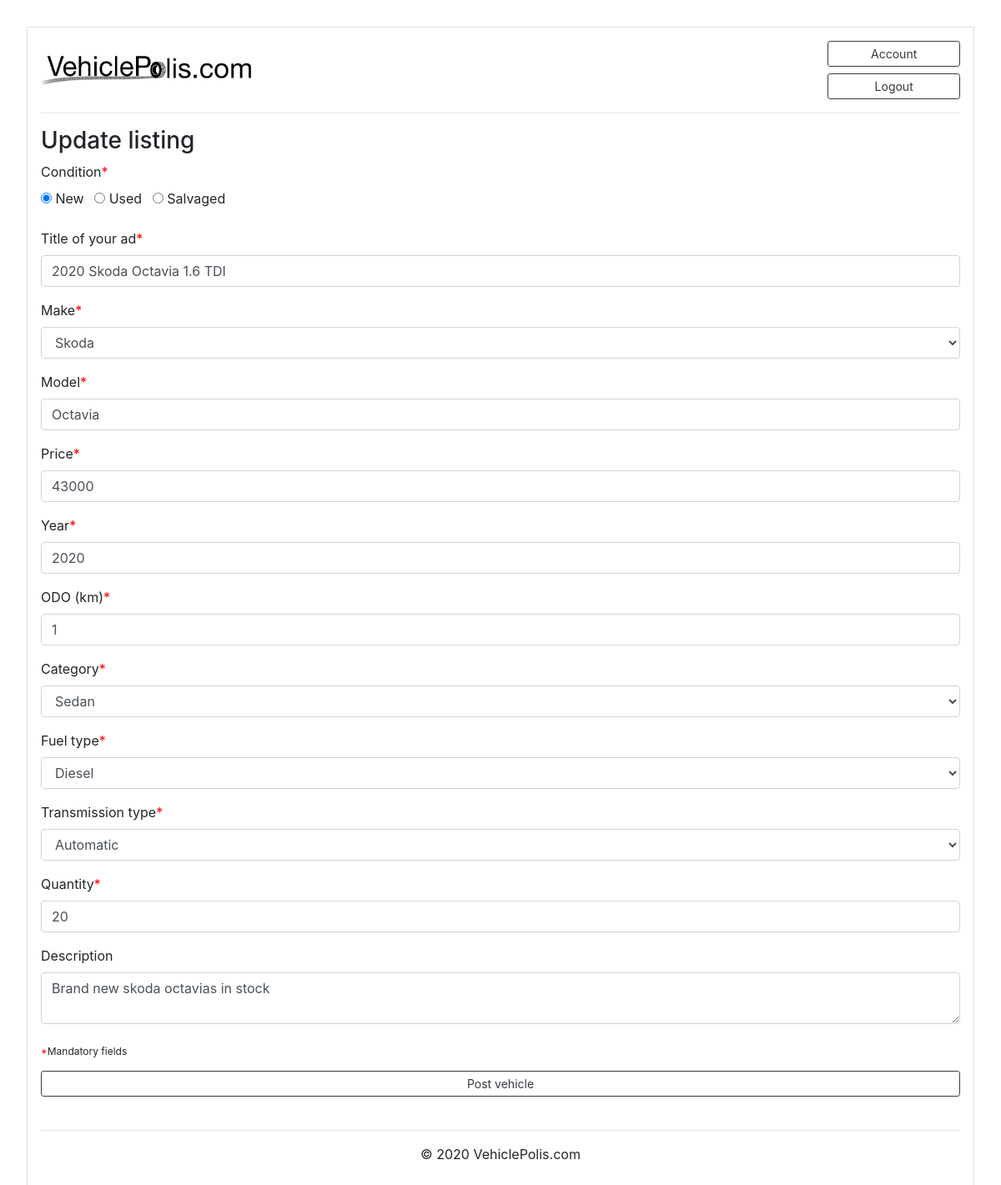
The app's page /item_details/8/update (signed in), older data.
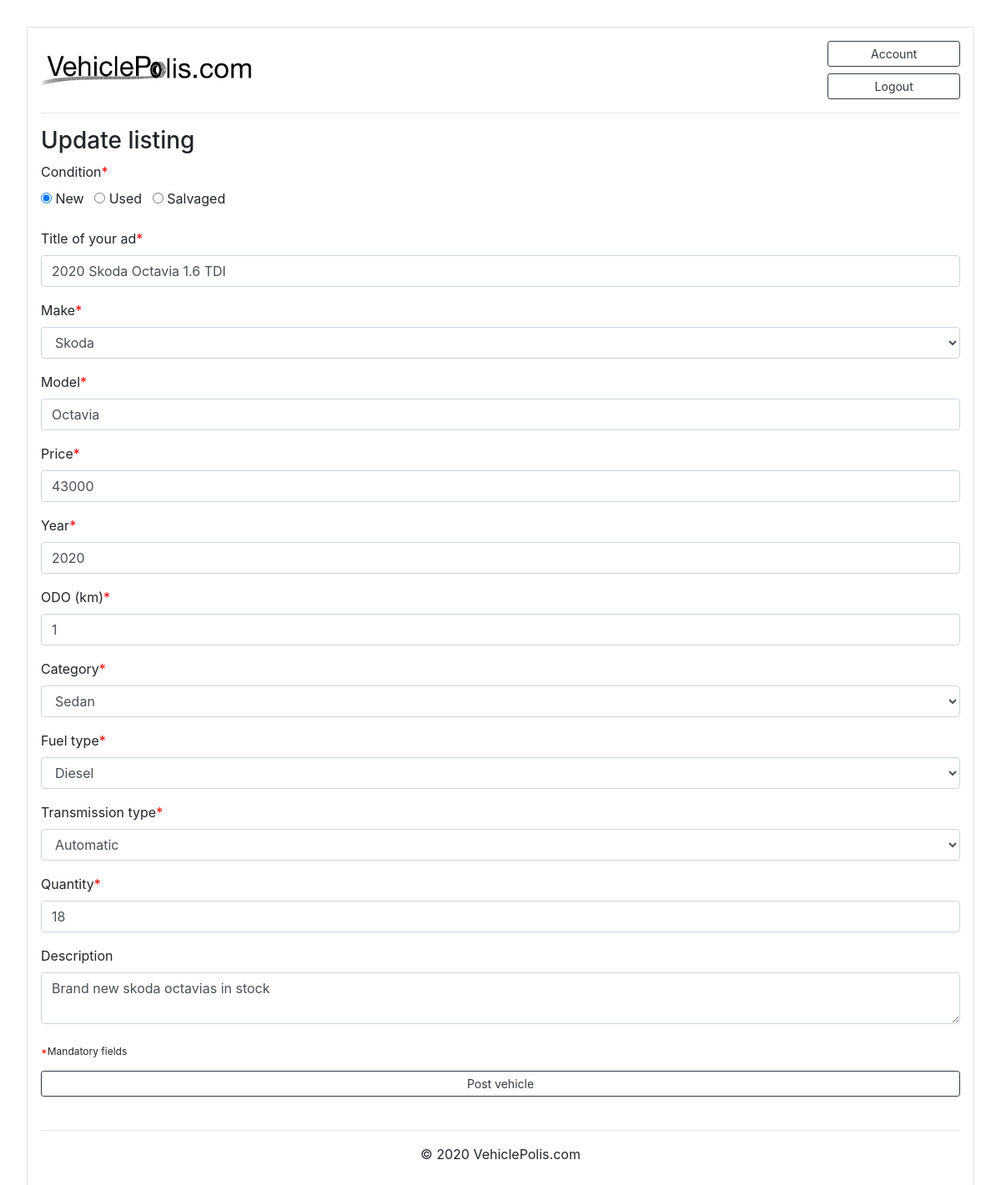
The same page, newer data.
### marketplace/models.py (models this page shows, shortened)
class Post(db.Model):
    id = db.Column(db.Integer, primary_key=True)
    condition = db.Column(db.String(100), nullable=False)
    title = db.Column(db.String(100), nullable=False)
    make = db.Column(db.String(100), nullable=False)
    model = db.Column(db.String(100), nullable=False)
    price = db.Column(db.Integer(), nullable=False)
    year = db.Column(db.Integer(), nullable=False)
    ODO = db.Column(db.Integer(), nullable=False)
    category = db.Column(db.String(100), nullable=False)
    fuel = db.Column(db.String(100), nullable=False)
    transmission = db.Column(db.String(100), nullable=False)
    quantity = db.Column(db.Integer(), nullable=False)
    date_posted = db.Column(db.DateTime, nullable=False, default=datetime.now)
    description = db.Column(db.Text, nullable=True)
    image_file = db.Column(db.String(20), nullable=False, default='default.png')
    user_id = db.Column(db.Integer, db.ForeignKey('user.id'), nullable=False)
    orders = db.relationship('Order', backref='item', lazy=True)
    reviews = db.relationship('Review', backref='item', lazy=True)

### marketplace/routes.py (the view)
@current_app.route("/item_details/<int:post_id>/update", methods=['GET','POST'])
@login_required
def update_post(post_id):
    searchform = SearchForm()
    post = Post.query.get_or_404(post_id)
    if post.author != current_user:
        abort(403)
    form = PostForm()
    if form.validate_on_submit():
        post.title = form.title.data
        post.make = form.make.data
        post.condition = form.condition.data
        post.model = form.model.data
        post.price = form.price.data
        post.year = form.year.data
        post.ODO = form.ODO.data
        post.category = form.category.data
        post.fuel = form.fuel.data
        post.transmission = form.transmission.data
        post.description = form.description.data
        post.quantity = form.quantity.data
        db.session.commit()
        flash('Your listing has been updated!', 'success')
        return redirect(url_for('post', post_id=post.id))
    elif request.method == 'GET':
        form.title.data = post.title
        form.make.data = post.make
        form.condition.data = post.condition
        form.model.data = post.model
        form.price.data = post.price
        form.year.data = post.year
        form.ODO.data = post.ODO
        form.category.data = post.category
        form.fuel.data = post.fuel
        form.transmission.data = post.transmission
        form.quantity.data = post.quantity
        form.description.data = post.description
    return render_template('add_item.html', searchform=searchform, form=form, legend='Update listing')

### marketplace/forms.py
class SearchForm(FlaskForm):
    text = StringField('Search')
    submit = SubmitField('Search')

### marketplace/models.py (called while the page is built)
@login_manager.user_loader
def load_user(user_id):
    return User.query.get(int(user_id))

### marketplace/templates/add_item.html (shortened to what the changed rows need)
{% extends "base.html" %}
{% block content %}
<div class="row">
  <div class="col-xl-12">
<form method="POST" action="" enctype="multipart/form-data">
  <fieldset class="form-group">
    <div class="form-group">
      {{ form.title.label }}<font color="red">*</font><br>
      {% if form.title.errors %}
          {{ form.title(class="form-control is-invalid") }}
          <div class="invalid-feedback">
              {% for error in form.title.errors %}
                  <span>{{ error }}</span>
              {% endfor %}
          </div>
      {% else %}
          {{ form.title(class="form-control", placeholder="Enter title of your listing") }}
      {% endif %}
    </div>
    <div class="form-group">
      {{ form.make.label }}<font color="red">*</font>
      <br>
      {{ form.make(class="form-control") }}
    </div>
    <div class="form-group">
      {{ form.model.label }}<font color="red">*</font>
      {% if form.model.errors %}
          {{ form.model(class="form-control is-invalid") }}
          <div class="invalid-feedback">
              {% for error in form.model.errors %}
                  <span>{{ error }}</span>
              {% endfor %}
          </div>
      {% else %}
          {{ form.model(class="form-control", placeholder="Enter model") }}
      {% endif %}
    </div>
    <div class="form-group">
      {{ form.price.label }}<font color="red">*</font>
      {% if form.price.errors %}
          {{ form.price(class="form-control is-invalid") }}
          <div class="invalid-feedback">
              {% for error in form.price.errors %}
                  <span>{{ error }}</span>
              {% endfor %}
          </div>
      {% else %}
          {{ form.price(class="form-control", placeholder="Enter price in AUD") }}
      {% endif %}
    </div>
    <div class="form-group">
      {{ form.year.label }}<font color="red">*</font>
      {% if form.year.errors %}
          {{ form.year(class="form-control is-invalid") }}
          <div class="invalid-feedback">
              {% for error in form.year.errors %}
                  <span>{{ error }}</span>
              {% endfor %}
          </div>
      {% else %}
          {{ form.year(class="form-control", placeholder="Enter year of manufacture") }}
      {% endif %}
    </div>
    <div class="form-group">
      {{ form.ODO.label }}<font color="red">*</font>
      {% if form.ODO.errors %}
          {{ form.ODO(class="form-control is-invalid") }}
          <div class="invalid-feedback">
              {% for error in form.ODO.errors %}
                  <span>{{ error }}</span>
              {% endfor %}
          </div>
      {% else %}
          {{ form.ODO(class="form-control", placeholder="Enter ODO in km") }}
      {% endif %}
    </div>
    <div class="form-group">
      {{ form.category.label(class="form-control-label") }}<font color="red">*</font>
      <br>
      {{ form.category(class="form-control") }}
    </div>
    <div class="form-group">
      {{ form.fuel.label(class="form-control-label") }}<font color="red">*</font>
      <br>
      {{ form.fuel(class="form-control") }}
    </div>
    <div class="form-group">
      {{ form.transmission.label(class="form-control-label") }}<font color="red">*</font>
      <br>
      {{ form.transmission(class="form-control") }}
    </div>
    <div class="form-group">
      {{ form.quantity.label(class="form-control-label") }}<font color="red">*</font>
      {% if form.quantity.errors %}
          {{ form.quantity(class="form-control is-invalid") }}
          <div class="invalid-feedback">
              {% for error in form.quantity.errors %}
                  <span>{{ error }}</span>
              {% endfor %}
          </div>
      {% else %}
          {{ form.quantity(class="form-control", placeholder="Enter quantity") }}
      {% endif %}
    </div>
    <div class="form-group">
      {{ form.description.label(class="form-control-label") }}
      {% if form.description.errors %}
          {{ form.description(class="form-control is-invalid") }}
          <div class="invalid-feedback">
              {% for error in form.description.errors %}
                  <span>{{ error }}</span>
              {% endfor %}
          </div>
      {% else %}
          {{ form.description(class="form-control") }}
      {% endif %}
    </div>
  </fieldset>
</form>
{% endblock content %}

Row changes from the older to the newer data that the page shows:
changed Post "Skoda": quantity "20" → "18"
